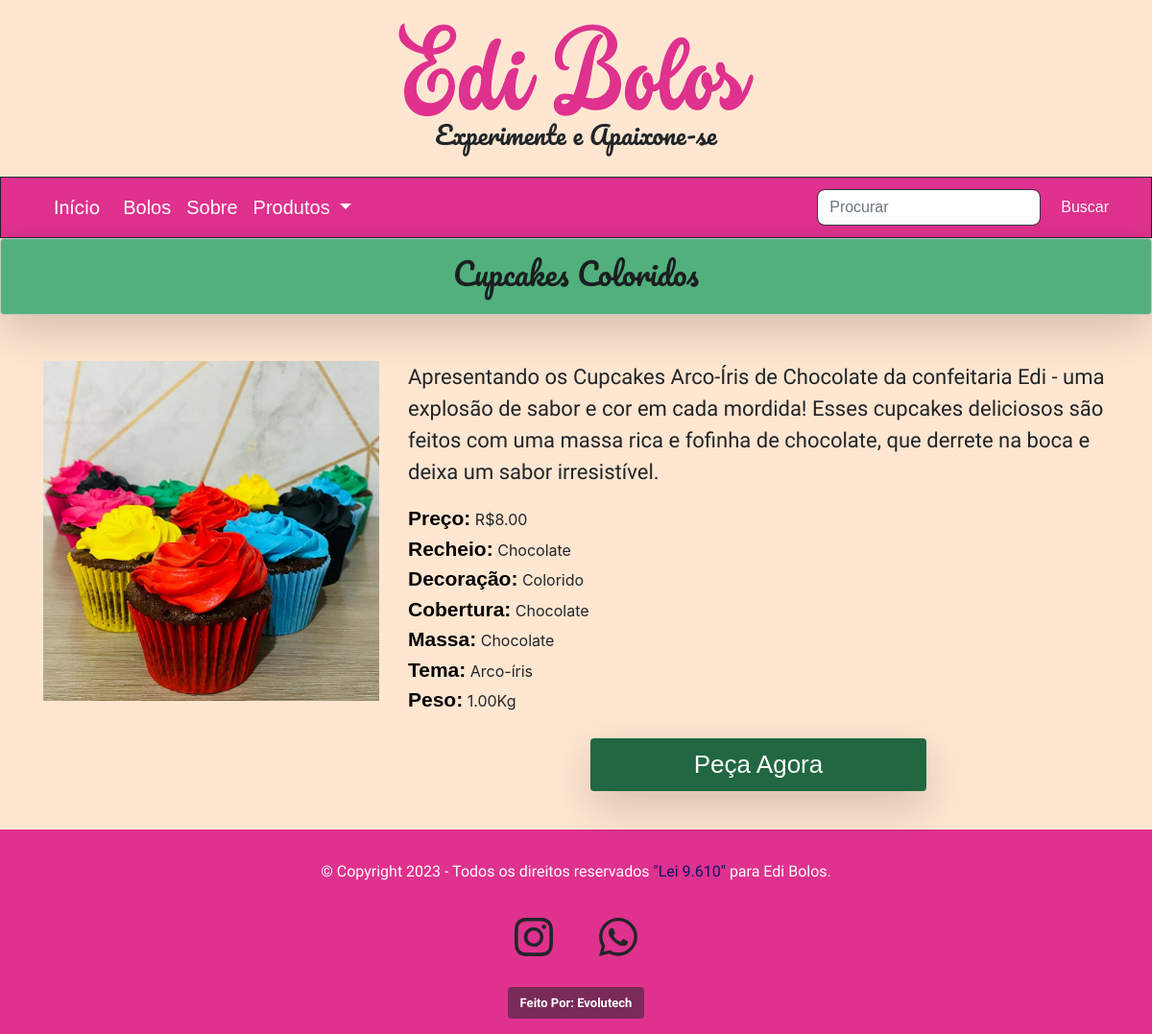
The app's page /Edi-bolos-Confeitaria/euquero.php?id_Produts=42 with its own data.
### tables this page shows
CREATE TABLE tb_produts (
  id_Produts int(11) NOT NULL,
  titulo varchar(255) NOT NULL,
  img varchar(255) DEFAULT NULL,
  imgThumb varchar(255) DEFAULT NULL,
  descricao longtext NOT NULL,
  preco decimal(64,2) DEFAULT NULL,
  id_Area int(11) NOT NULL,
  recheio varchar(255) DEFAULT NULL,
  decoracao varchar(255) DEFAULT NULL,
  cobertura varchar(255) DEFAULT NULL,
  massa varchar(255) DEFAULT NULL,
  tema varchar(255) DEFAULT NULL,
  kgpeso decimal(3,2) DEFAULT NULL,
  ativo tinyint(4) DEFAULT NULL,
  home tinyint(4) DEFAULT NULL,
  visualizacao int(11) DEFAULT NULL
);

### Edi-bolos-Confeitaria/euquero.php (the view, shortened to what this page needs)
<?php require("conexao.php");
include("_complementos.php");
?>
<?php
if(isset($_GET['id_Produts'])){
$id_Produts = $_GET['id_Produts'];
}
$query_rs_edi = "SELECT * FROM tb_produts WHERE tb_produts.ativo = 1 AND tb_produts.id_Produts = $id_Produts";
$rs_edi = mysqli_query($conn_bd_edibolos, $query_rs_edi) or die(mysqli_error($conn_bd_edibolos));
$row_rs_edi = mysqli_fetch_assoc($rs_edi);
$nome_bolo = $row_rs_edi['titulo'];
 $preco_bolo = $row_rs_edi['preco'];
   $id_bolo = $row_rs_edi['id_Produts'];
$mensagem_whatsapp = "Identificação do produto: $id_bolo\nOlá Edinalva, interessei-me pelo produto : $nome_bolo\nPreço: $preco_bolo";
        $mensagem_whatsapp_encoded = urlencode($mensagem_whatsapp);
          $numero_vendedor = '5511984455345';
            $link_whatsapp = "https://api.whatsapp.com/send?phone=$numero_vendedor&text=$mensagem_whatsapp_encoded";
?>
<!doctype html>
<html lang="pt-br">
<head>
    <link rel="stylesheet" href="galeria/engine1/style.css">
    <link href="bootstrap441/css/bootstrap.min.css" rel="stylesheet" type="text/css">
    <link href="bootstrap441/js/bootstrap.min.js" rel="stylesheet" type="text/js">
    <link rel="stylesheet" href="style.css" media="all">
</head>
<header>
<?php include("_topo.php"); ?>
</header>
<?php include("_navbar.php"); ?>
<main>
<section>
<main style="background-color: #ffe6d1">
<div class="alert alert-dark text-center texto-logo shadow-lg p-3 mb-5 rounded container-fluid" style="background-color: #51B07C;">
<h2><?php echo($row_rs_edi["titulo"]) ?></h2>
</div>
<body>
<div class="container-fluid">
    <div class="container">
        <section>
            <div class="row">
                <div class="col-xl-4 col-lg-4 col-md-12 col-sm-12 col-12">
                    <a title="<?php echo($row_rs_edi["titulo"]) ?>">
                        <img class="mb-4 img-fluid" src="imgs/upload/<?php echo($row_rs_edi["imgThumb"]) ?>" alt="<?php echo($row_rs_edi["titulo"]) ?>" title="<?php echo($row_rs_edi["titulo"]) ?>">
                    </a>
                </div>
                <div class="col-xl-8 col-lg-8 col-md-8 col-sm-12 col-12">
                    <p style="font-size: 22px; font-family: 'Yantramanav';"><?php echo($row_rs_edi["descricao"]) ?></p>
                    <div class="row">
                         <div class="col-xl-12">
                            <strong class="fonte-euquero-demais">Preço:</strong> R$<?php echo($row_rs_edi["preco"]) ?>
                        </div>
                        <div class="col-xl-12">
                            <strong class="fonte-euquero-demais">Recheio:</strong> <?php echo($row_rs_edi["recheio"]) ?>
                        </div>
                        <div class="col-xl-12">
                            <strong class="fonte-euquero-demais">Decoração:</strong> <?php echo($row_rs_edi["decoracao"]) ?>
                        </div>
                        <div class="col-xl-12">
                            <strong class="fonte-euquero-demais">Cobertura:</strong> <?php echo($row_rs_edi["cobertura"]) ?>
                        </div>
                        <div class="col-xl-12">
                            <strong class="fonte-euquero-demais">Massa:</strong> <?php echo($row_rs_edi["massa"]) ?>
                        </div>
                        <div class="col-xl-12">
                            <strong class="fonte-euquero-demais">Tema:</strong> <?php echo($row_rs_edi["tema"]) ?>
                        </div>
                        <div class="col-xl-12 mb-4">
                            <strong class="fonte-euquero-demais">Peso:</strong> <?php echo($row_rs_edi["kgpeso"]) ?>Kg
                        </div>
                        <div class="container mb-3">
    <div class="row">
        <div class="col-md-0 col-lg-6 mx-auto">
            <div class="text-center texto-logo shadow-lg py-2 rounded color-links nav-link" style="background-color: #216741;">
             <a style="font-family: sans-serif; text-decoration: none;" target="_blank" class="color-links" href="<?php echo $link_whatsapp;?>">Peça Agora</a>
            </div>
        </div>
    </div>
</div>
      </div>
                </div>
            </div>
        </section>
    </div>
</div>
<br>
</main>
</body>
<?php include("_rodape.php");?>
<?php include("_complementos.php");?>

### Edi-bolos-Confeitaria/style.css (style rules this page uses)
.fonte-euquero-demais { font-family: sans-serif; font-size: 20px; color: #000000; }
@media all and (min-width: 558px) and (max-width: 2000px) { .fonte-euquero-demais { font-size: 21px; font-family: sans-serif; } }
.texto-logo { font-family:'Pacifico', 'cursive','Arial'; }
@media all and (min-width: 480px) and (max-width: 2000px) { .texto-logo { display: flex; align-items: center; justify-content: center; font-size: 26px; } }
.color-links { color: #ffffff; transition: transform 0.6s ease, opacity 0.100s ease; font-weight: 500; }
.links-footer,a { align-items: center; justify-content: center; color: #212529; transition: transform 0.6s ease, opacity 0.100s ease; }

### records on screen
tb_produts: titulo "Cupcakes Coloridos", imgThumb (picture), descricao "Apresentando os Cupcakes Arco-Íris de Chocolate da confeitaria Edi - uma explosão de sabor e cor em cada mordida! Esses cupcakes deliciosos são feitos com uma massa rica e fofinha de chocolate, que derrete na boca e deixa um sabor irresistível.", preco "8.00", recheio "Chocolate", decoracao "Colorido", cobertura "Chocolate", massa "Chocolate", tema "Arco-íris", kgpeso "1.00"
